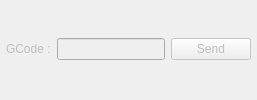
         <widget class="QFrame" name="frmGcodeInput">
          <property name="enabled">
           <bool>false</bool>
          </property>
          <layout class="QHBoxLayout" name="horizontalLayout_7">
           <property name="leftMargin">
            <number>6</number>
           </property>
           <property name="topMargin">
            <number>4</number>
           </property>
           <property name="rightMargin">
            <number>6</number>
           </property>
           <property name="bottomMargin">
            <number>6</number>
           </property>
           <item>
            <widget class="QLabel" name="label_8">
             <property name="text">
              <string notr="true">GCode :</string>
             </property>
            </widget>
           </item>
           <item>
            <widget class="gcodeQLineEdit" name="txtGCode">
             <property name="minimumSize">
              <size>
               <width>0</width>
               <height>0</height>
              </size>
             </property>
             <property name="focusPolicy">
              <enum>Qt::StrongFocus</enum>
             </property>
             <property name="clearButtonEnabled">
              <bool>true</bool>
             </property>
            </widget>
           </item>
           <item>
            <widget class="QPushButton" name="btnSend">
             <property name="minimumSize">
              <size>
               <width>0</width>
               <height>0</height>
              </size>
             </property>
             <property name="text">
              <string>Send</string>
             </property>
            </widget>
           </item>
          </layout>
         </widget>
